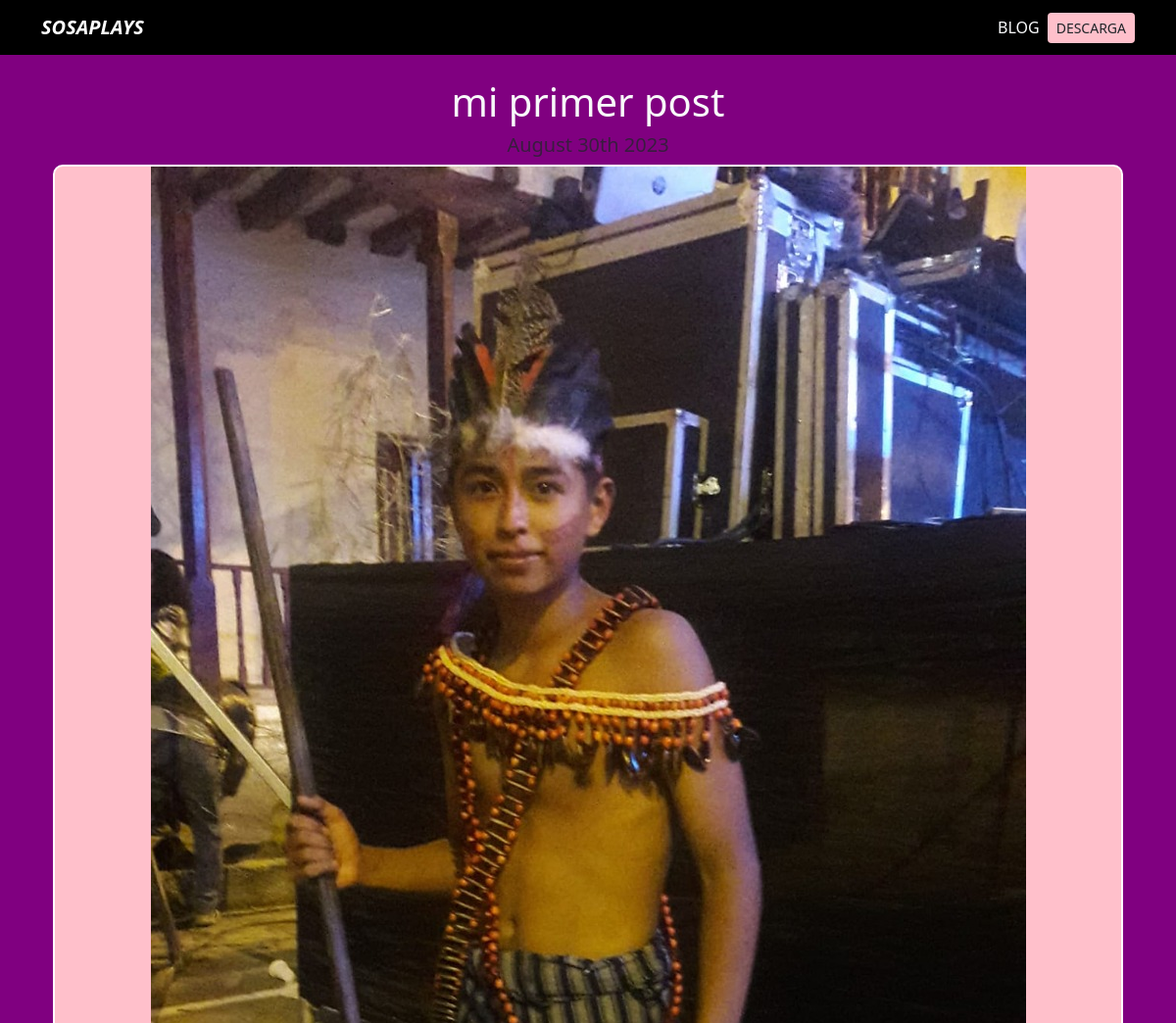
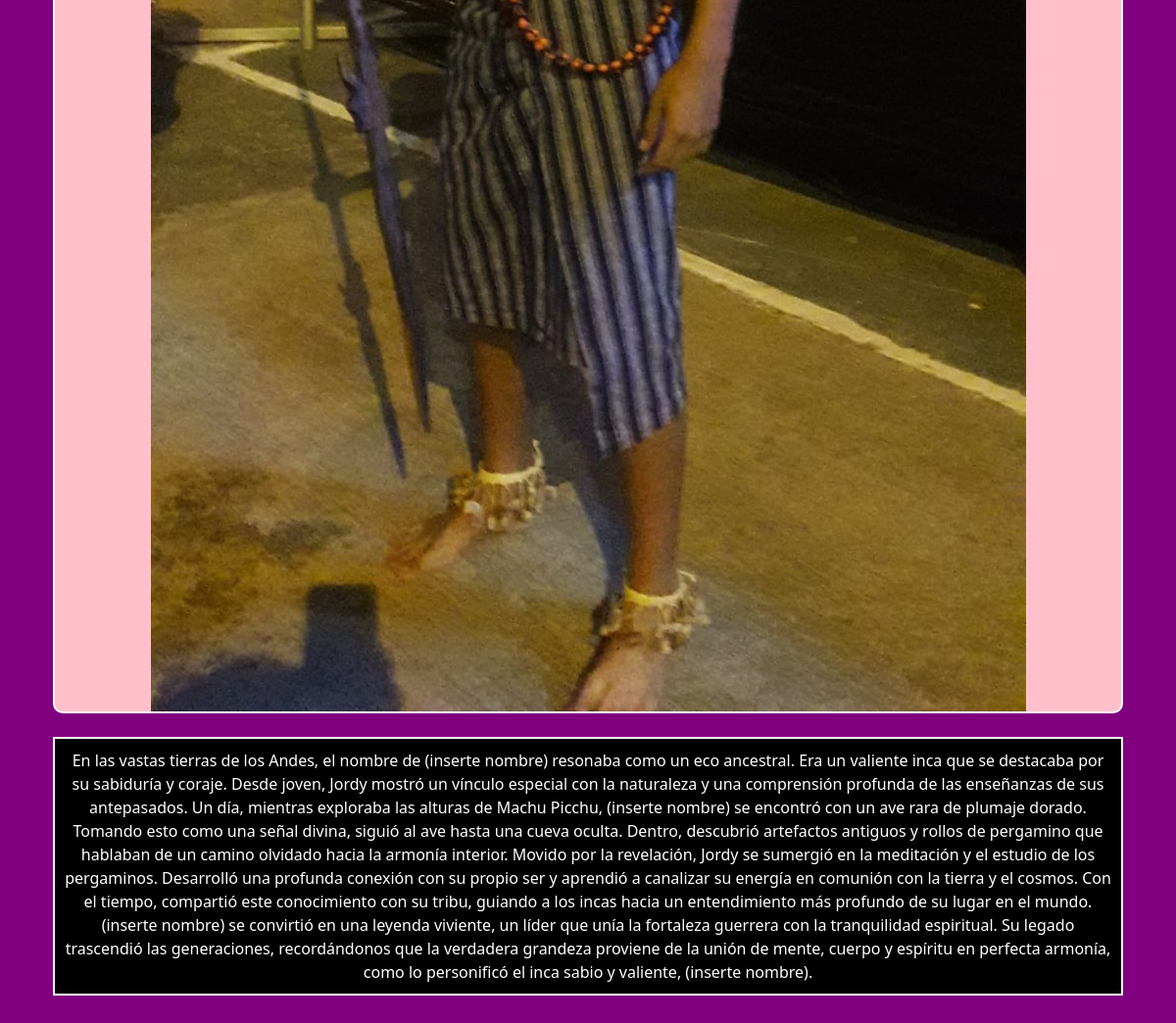
The page /blog/1 on the database its author committed (2 pictures, top to bottom).
### blog/models.py (models this page shows)
class Post(models.Model):
    title = models.CharField(max_length=100)
    description = models.TextField()
    image = models.ImageField(upload_to='blog/images')
    date = models.DateField(datetime.date.today)

### blog/views.py (the view)
# urls.py: path('<int:post_id>',post_detail, name="post_detail"),
def post_detail(request, post_id):
    post = get_object_or_404(Post, pk=post_id)
    return render(request, 'post_detail.html', {"post": post})

### blog/templates/post_detail.html (shortened to what this page needs)
{% extends 'layout.html' %}
{% load static %}
{% block content %}
<div class="text-center">
  <h1>{{ post.title }}</h1>
  <h2 class="my-2 h5 text-muted">{{ post.date|date:'F jS Y' }}</h2>
  <div class="image-container">
    <img src="{{ post.image.url }}" alt="{{ post.title }}" class="img-fluid rounded-image">
  </div>
  <div class="my-4 description-box">
    {{ post.description|safe }}
  </div>
</div>
{% endblock %}

### static/main.css (style rules this page uses)
body { background: purple; }
.image-container { border: 2px solid white; border-radius: 10px; overflow: hidden; max-width: 100%; background-color: pink; }
.rounded-image { max-width: 100%; }
.description-box { background-color: black; color: white; border: 2px solid white; padding: 10px; margin-top: 20px; }

### rows shown on the page
Post: title "mi primer post", image (picture), description "En las vastas tierras de los Andes, el nombre de (inserte nombre) resonaba como un eco ancestral. Era un valiente inca que se destacaba por su sabiduría y coraje. Desde joven, Jordy mostró un vínculo especial con la naturaleza y una comprensión profunda de las enseñanzas de sus antepasados. Un día, mientras exploraba las alturas de Machu Picchu, (inserte nombre) se encontró con un ave rara de plumaje dorado. Tomando esto como una señal divina, siguió al ave hasta una cueva oculta. Dentro, descubrió artefactos antiguos y rollos de pergamino que hablaban de un camino olvidado hacia la armonía interior. Movido por la revelación, Jordy se sumergió en la meditación y el estudio de los…"
